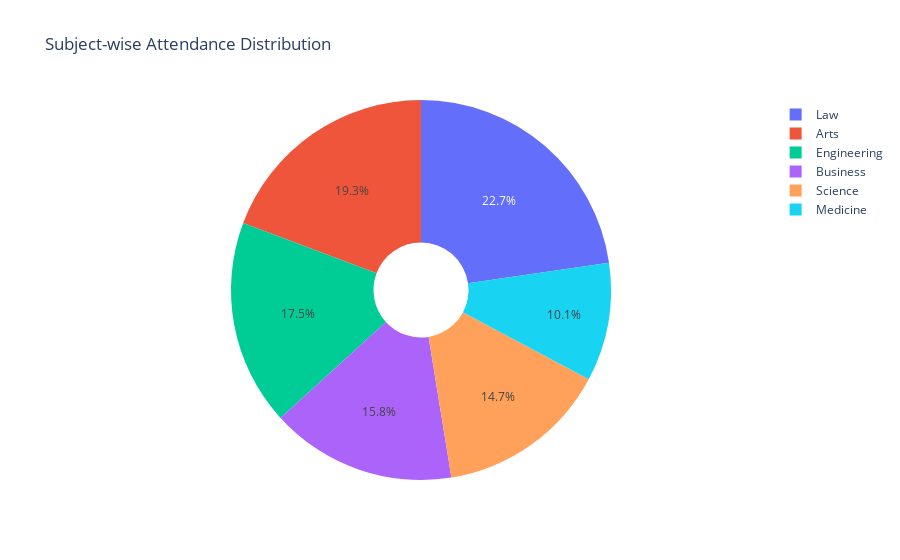

Notebook cell for this chart:
### Code cell
query = """
SELECT
    t.department AS subject,
    SUM(f.total_hours) AS total_hours
FROM fact_attendance_daily f
JOIN dim_teachers t
    ON f.badge_id = t.badge_id
GROUP BY t.department;
"""

# Load result into dataframe
df = pd.read_sql_query(query, conn)

# Create Pie Chart
fig = px.pie(
    df,
    names="subject",
    values="total_hours",
    title="Subject-wise Attendance Distribution",
    hole=0.25
)

fig.show()

### Figure 1 — Plotly figure (JSON) as saved in the notebook; plotly's stock layout.template omitted (floating-point values rounded to 4 significant figures)
{"data": [{"domain": {"x": [0, 1], "y": [0, 1]}, "hole": 0.25, "hovertemplate": "subject=%{label}<br>total_hours=%{value}<extra></extra>", "labels": ["Arts", "Business", "Engineering", "Law", "Medicine", "Science"], "legendgroup": "", "name": "", "showlegend": true, "type": "pie", "values": [29540.0, 24230.0, 26810.0, 34800.0, 15460.0, 22470.0]}], "layout": {"legend": {"tracegroupgap": 0}, "title": {"text": "Subject-wise Attendance Distribution"}}}
